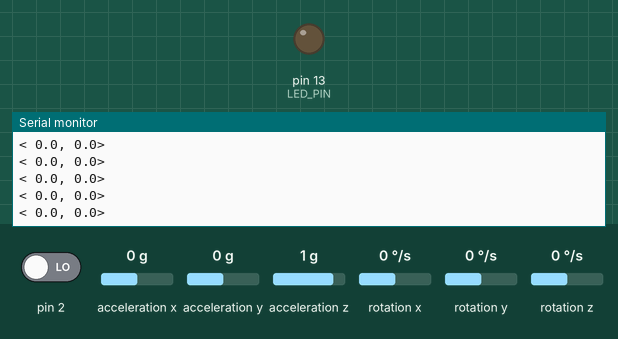
Recording of a sketch running on a simulated Arduino Uno, built with avr-gcc and run on an emulated ATmega328P. On the bench: output pins drawn as LEDs (lit = HIGH), the last lines printed to the serial monitor. The test bench sets the inputs (shaded band); at power-on: acceleration y 0 g, acceleration z 1 g, pin 2 LOW, acceleration x 0 g, rotation x 0 °/s, rotation y 0 °/s, rotation z 0 °/s. The sensor or clock chip raises its interrupt line as the real part does.

Above: at 1.9 s.
2.0 s: acceleration y set to -1.4 g
At 2.9 s:
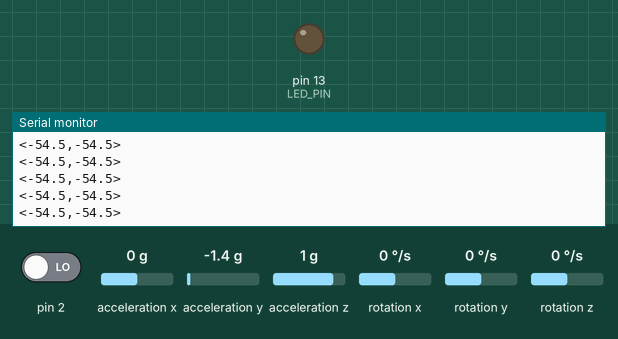
4.0 s: acceleration y set to 0 g
At 4.8 s:
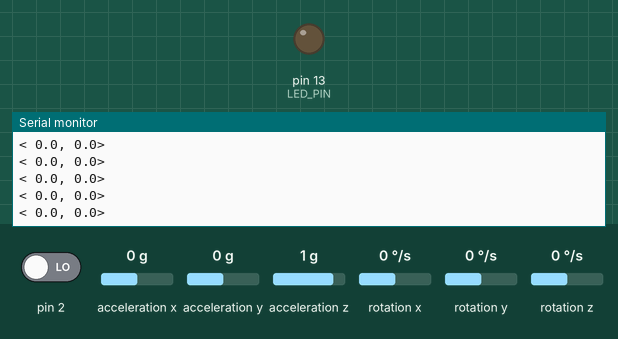
7.0 s: acceleration z set to -1.4 g
At 8.1 s:
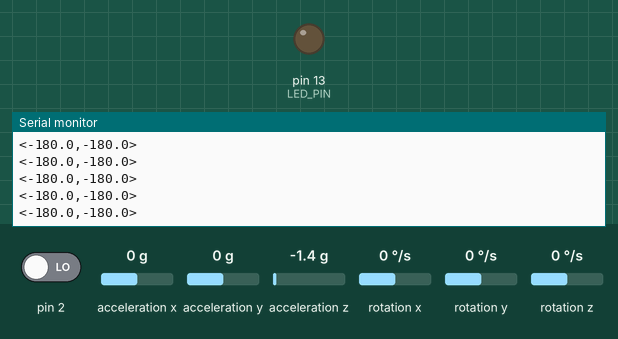

Measured:
- after the input at 2.0 s, the serial monitor: prints a new line after 0.14 s (image 1)
- after the input at 7.0 s, the serial monitor: prints a new line after 0.13 s (image 3)

The sketch:

Upbox_v10.3.16.ino
```cpp
#include "Wire.h"

#include "stdlib.h" // ********************************************************** Conversion from Float to String


// I2Cdev and MPU6050 must be installed as libraries, or else the .cpp/.h files
// for both classes must be in the include path of your project
#include "I2Cdev.h"

#include "MPU6050_6Axis_MotionApps20.h"

MPU6050 mpu;


#define OUTPUT_READABLE_YAWPITCHROLL


#define LED_PIN 13 // (Arduino is 13, Teensy is 11, Teensy++ is 6)
bool blinkState = false;

// MPU control/status vars
bool dmpReady = false;  // set true if DMP init was successful
uint8_t mpuIntStatus;   // holds actual interrupt status byte from MPU
uint8_t devStatus;      // return status after each device operation (0 = success, !0 = error)
uint16_t packetSize;    // expected DMP packet size (default is 42 bytes)
uint16_t fifoCount;     // count of all bytes currently in FIFO
uint8_t fifoBuffer[64]; // FIFO storage buffer

// orientation/motion vars
Quaternion q;           // [w, x, y, z]         quaternion container
VectorInt16 aa;         // [x, y, z]            accel sensor measurements
VectorInt16 aaReal;     // [x, y, z]            gravity-free accel sensor measurements
VectorInt16 aaWorld;    // [x, y, z]            world-frame accel sensor measurements
VectorFloat gravity;    // [x, y, z]            gravity vector
float euler[3];         // [psi, theta, phi]    Euler angle container
float ypr[3];           // [yaw, pitch, roll]   yaw/pitch/roll container and gravity vector
float x;
int CAL = 0; //<<<<<<<<<<<<<<<<<<<<<<<<<<<<<<<<<<<<<< Change this to change calibration!!! <<<<<<<<<<<<<<<<<<
char s[20];
long count = 0;


// ================================================================
// ===               INTERRUPT DETECTION ROUTINE                ===
// ================================================================

volatile bool mpuInterrupt = false;     // indicates whether MPU interrupt pin has gone high
void dmpDataReady() {
    mpuInterrupt = true;
}


// ================================================================
// ===                      INITIAL SETUP                       ===
// ================================================================

void setup() {
    // join I2C bus (I2Cdev library doesn't do this automatically)
    Wire.begin();
    Serial.begin(4800);
    // initialize device
    Serial.println(F("Initializing... v10.3.16"));
    mpu.initialize();


    // verify connection
    Serial.println(F("Testing device connections..."));
    Serial.println(mpu.testConnection() ? F("MPU6050 connection successful") : F("MPU6050 connection failed"));

    // load and configure the DMP
    Serial.println(F("Initializing DMP...v10.3.16"));
    devStatus = mpu.dmpInitialize();

    // make sure it worked (returns 0 if so)
    if (devStatus == 0) {
        // turn on the DMP, now that it's ready
        Serial.println(F("Enabling DMP..."));
        mpu.setDMPEnabled(true);

        // enable Arduino interrupt detection
        Serial.println(F("Enabling interrupt detection (Arduino external interrupt 0)..."));
        attachInterrupt(0, dmpDataReady, RISING);
        mpuIntStatus = mpu.getIntStatus();

        // set our DMP Ready flag so the main loop() function knows it's okay to use it
        Serial.println(F("DMP ready! Waiting for first interrupt..."));
        dmpReady = true;

        // get expected DMP packet size for later comparison
        packetSize = mpu.dmpGetFIFOPacketSize();
    } else {
        // ERROR!
        // 1 = initial memory load failed
        // 2 = DMP configuration updates failed
        // (if it's going to break, usually the code will be 1)
        Serial.print(F("DMP Initialization failed (code "));
        Serial.print(devStatus);
        Serial.println(F(")"));
    }

    // configure LED for output
    pinMode(LED_PIN, OUTPUT);

}

// ================================================================
// ===                    MAIN PROGRAM LOOP                     ===
// ================================================================

void loop() {
    // if programming failed, don't try to do anything
    if (!dmpReady) return;

    // wait for MPU interrupt or extra packet(s) available
    while (!mpuInterrupt && fifoCount < packetSize) {

    }

    // reset interrupt flag and get INT_STATUS byte
    mpuInterrupt = false;
    mpuIntStatus = mpu.getIntStatus();

    // get current FIFO count
    fifoCount = mpu.getFIFOCount();

    // check for overflow (this should never happen unless our code is too inefficient)
    if ((mpuIntStatus & 0x10) || fifoCount == 1024) {
        // reset so we can continue cleanly
        mpu.resetFIFO();
        Serial.println(F("FIFO overflow!"));

    // otherwise, check for DMP data ready interrupt (this should happen frequently)
    } else if (mpuIntStatus & 0x02) {
        // wait for correct available data length, should be a VERY short wait
        while (fifoCount < packetSize) fifoCount = mpu.getFIFOCount();

        // read a packet from FIFO
        mpu.getFIFOBytes(fifoBuffer, packetSize);

        // track FIFO count here in case there is > 1 packet available
        // (this lets us immediately read more without waiting for an interrupt)
        fifoCount -= packetSize;

        #ifdef OUTPUT_READABLE_YAWPITCHROLL
            // display Euler angles in degrees
            mpu.dmpGetQuaternion(&q, fifoBuffer);
            mpu.dmpGetGravity(&gravity, &q);
            mpu.dmpGetYawPitchRoll(ypr, &q, &gravity);
            x = (((ypr[2] * 180/M_PI)+CAL));
            Serial.write('<');
            Serial.write(dtostrf(x,4,1,s));
            Serial.write(',');
            Serial.write(dtostrf(x,4,1,s));
            Serial.write('>');
            Serial.write('\n');
            count++;
        #endif


    }
}
```
